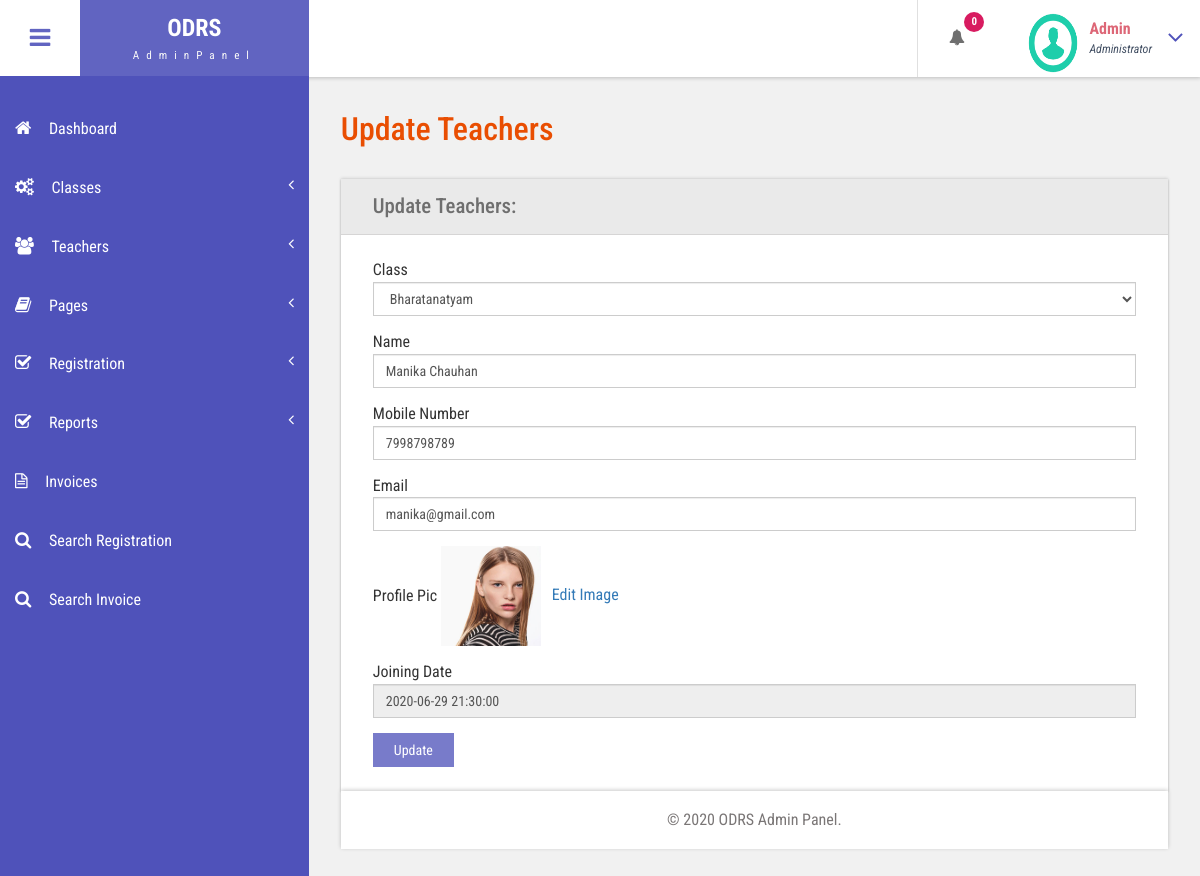
The page /odrs/admin/edit-teachers-details.php?editid=1 (signed in) on the database its author committed.
### tables this page shows
CREATE TABLE `tblteachers` (
  `ID` int(10) NOT NULL,
  `Classid` int(5) DEFAULT NULL,
  `Name` varchar(200) DEFAULT NULL,
  `MobileNumber` bigint(10) DEFAULT NULL,
  `Email` varchar(200) DEFAULT NULL,
  `ProfilePic` varchar(200) DEFAULT NULL,
  `JoiningDate` timestamp NULL DEFAULT current_timestamp()
);

CREATE TABLE `tblclasses` (
  `ID` int(10) NOT NULL,
  `ClassName` varchar(200) DEFAULT NULL,
  `DanceImage` varchar(200) DEFAULT NULL,
  `ClassDesc` mediumtext DEFAULT NULL,
  `Cost` decimal(10,2) DEFAULT NULL,
  `CreationDate` timestamp NULL DEFAULT current_timestamp()
);

### odrs/admin/edit-teachers-details.php (the view, shortened to what this page needs)
<?php
include('includes/dbconnection.php');
if (strlen($_SESSION['odrsaid']==0)) {
  header('location:logout.php');
  } else{
  ?>
<!DOCTYPE HTML>
<html>
<head>
<link href="css/bootstrap.css" rel='stylesheet' type='text/css' />
<link href="css/style.css" rel='stylesheet' type='text/css' />
<link href="css/font-awesome.css" rel="stylesheet">
<link href="css/animate.css" rel="stylesheet" type="text/css" media="all">
<link href="css/custom.css" rel="stylesheet">
</head>
<body class="cbp-spmenu-push">
	<div class="main-content">
		 <?php include_once('includes/sidebar.php');?>
	 <?php include_once('includes/header.php');?>
		<div id="page-wrapper">
			<div class="main-page">
				<div class="forms">
					<h3 class="title1">Update Teachers</h3>
					<div class="form-grids row widget-shadow" data-example-id="basic-forms">
						<div class="form-title">
							<h4>Update Teachers:</h4>
						</div>
						<div class="form-body">
							<form method="post" enctype="multipart/form-data">
								<?php
								$tid=$_GET['editid'];
$ret=mysqli_query($con,"select tblclasses.ID as cid,tblclasses.ClassName,tblteachers.Name,tblteachers.MobileNumber,tblteachers.Email, tblteachers.ID as tid,tblteachers.Classid,tblteachers.ProfilePic,tblteachers.JoiningDate from  tblclasses join tblteachers on tblclasses.ID=tblteachers.Classid where tblteachers.ID='$tid'");
while ($row=mysqli_fetch_array($ret)) {
?>
								<p style="font-size:16px; color:red" align="center">
   <div class="form-group"> <label for="exampleInputEmail1">Class</label> <select class="form-control" id="class" name="class" >
<option value="<?php  echo $row['Classid'];?>"><?php  echo $row['ClassName'];?></option>
   </select> </div>
							 <div class="form-group"> <label for="exampleInputEmail1">Name</label> <input type="text" class="form-control" id="name" name="name" value="<?php  echo $row['Name'];?>" required="true"> </div>
							 <div class="form-group"> <label for="exampleInputEmail1">Mobile Number</label> <input type="text" class="form-control" id="mobnum" name="mobnum" value="<?php  echo $row['MobileNumber'];?>" required="true" maxlength="10" pattern="[0-9]+"> </div>
							 <div class="form-group"> <label for="exampleInputPassword1">Email</label> <input type="email" id="email" name="email" class="form-control" value="<?php  echo $row['Email'];?>" required="true"> </div>
							<div class="form-group"> <label for="exampleInputPassword1">Profile Pic</label> <img src="images/<?php  echo $row['ProfilePic'];?>" width="100" height="100"> <a href="changeimage1.php?editid=<?php echo $row['tid'];?>"> &nbsp; Edit Image</a> </div>
							<div class="form-group"> <label for="exampleInputPassword1">Joining Date</label> <input type="text" class="form-control" value="<?php  echo $row['JoiningDate'];?>" readonly="true"> </div>
							<?php
}?>
							  <button type="submit" name="submit" class="btn btn-default">Update</button> </form>
						</div>
					</div>
			</div>
		</div>
		 <?php include_once('includes/footer.php');?>
	</div>
</body>
</html>
<?php } ?>

### odrs/admin/includes/header.php (shortened to what this page needs)
<div class="sticky-header header-section ">
      <div class="header-left">
        <button id="showLeftPush"><i class="fa fa-bars"></i></button>
        <div class="logo">
          <a href="index.html">
            <h1>ODRS</h1>
            <span>AdminPanel</span>
          </a>
        </div>
      </div>
      <div class="header-right">
        <div class="profile_details_left">
          <ul class="nofitications-dropdown">
            <?php
$ret1=mysqli_query($con,"select * from  tblregistration where Status is null");
$num=mysqli_num_rows($ret1);
?>
            <li class="dropdown head-dpdn">
              <a href="#" class="dropdown-toggle" data-toggle="dropdown" aria-expanded="false"><i class="fa fa-bell"></i><span class="badge blue"><?php echo $num;?></span></a>
            </li>
          </ul>
          <div class="clearfix"> </div>
        </div>
        <div class="profile_details">
        <?php
$adid=$_SESSION['odrsaid'];
$ret=mysqli_query($con,"select AdminName from tbladmin where ID='$adid'");
$row=mysqli_fetch_array($ret);
$name=$row['AdminName'];
?>
          <ul>
            <li class="dropdown profile_details_drop">
              <a href="#" class="dropdown-toggle" data-toggle="dropdown" aria-expanded="false">
                <div class="profile_img">
                  <span class="prfil-img"><img src="images/download (1).png" alt="" width="50" height="60"> </span>
                  <div class="user-name">
                    <p><?php echo $name; ?></p>
                    <span>Administrator</span>
                  </div>
                  <i class="fa fa-angle-down lnr"></i>
                  <div class="clearfix"></div>
                </div>
              </a>
            </li>
          </ul>
        </div>
      </div>
      <div class="clearfix"> </div>
    </div>

### odrs/admin/css/style.css (style rules this page uses)
h4, h5, h6, h1, h2, h3 { margin: 0; }
ul, ol { margin: 0; }
p { margin: 0; }
html, body { font-family: 'Roboto Condensed', sans-serif; font-size: 100%; overflow-x: hidden; background: #fff; }
body a { transition: 0.5s all ease; -webkit-transition: 0.5s all ease; -moz-transition: 0.5s all ease; -o-transition: 0.5s all ease; -ms-transition: 0.5s all ease; text-decoration:none; }
h1,h2,h3,h4,h5,h6 { margin:0; }
p { margin:0; }
ul,label { margin:0; padding:0; }
.main-content { position: relative; }
.sticky-header { position: fixed; top: 0; left:0px; width: 100%; z-index: 100; }
.header-section { background:#FFF; box-shadow: 1px 1px 4px rgba(0, 0, 0, 0.21); -webkit-box-shadow: 1px 1px 4px rgba(0, 0, 0, 0.21); -moz-box-shadow: 1px 1px 4px rgba(0, 0, 0, 0.21); -o-box-shadow: 1px 1px 4px rgba(0, 0, 0, 0.21); }
.header-section::after { clear: both; display: block; content: ''; }
.header-left { float: left; width: 45%; }
.header-right { float: right; }
button#showLeftPush { font-size: 1.5em; width: 80px; padding: 0.87em 0; text-align: center; cursor: pointer; float: left; color: #6F6F6F; -moz-transition: all 0.2s ease-out 0s; -webkit-transition: all 0.2s ease-out 0s; transition: all 0.2s ease-out 0s; border: none; background-color: #fff; outline:none; }
.cbp-spmenu-push { overflow-x: hidden; position: relative; }
.cbp-spmenu, .cbp-spmenu-push { -webkit-transition: all 0.3s ease; -moz-transition: all 0.3s ease; transition: all 0.3s ease; }
.cbp-spmenu-push div#page-wrapper { margin: 0 0 0 19.3em; transition:.5s all; -webkit-transition:.5s all; -moz-transition:.5s all; }
.fa { display: inline-block; font-family: FontAwesome; font-style: normal; font-weight: normal; line-height: 1; -webkit-font-smoothing: antialiased; -moz-osx-font-smoothing: grayscale; }
.logo { background: #6164C1; text-align: center; float: left; }
.logo a { padding: 0.9em 3.3em .7em; display: block; text-decoration: none; }
.logo a h1 { color: #fff; font-size: 1.5em; line-height: 1.2em; font-weight: 700; }
.logo a span { color: #F8F8F8; font-size: .7em; text-align: center; letter-spacing: 7px; }
.profile_details_left { float: left; }
li.dropdown.head-dpdn { display: inline-block; padding: 1.7em 0; border-left: 1px solid #E0E0E0; float: left; }
li.dropdown.head-dpdn a.dropdown-toggle { padding: 1.7em 2em; }
i.fa.fa-bell { color:#6F6F6F; }
.header-right span.badge { font-size: 11px; font-weight: bold; color: #FFF; background: #8BC34A; line-height: 15px; width: 20px; height: 20px; border-radius: 2em; -webkit-border-radius: 2em; -moz-border-radius: 2em; -o-border-radius: 2em; text-align: center; display: inline-block; position: absolute; top: 16%; padding: 2px 0 0; }
.header-right span.blue { background-color:#D81B60; }
.profile_details { float: right; }
.profile_details_drop a.dropdown-toggle { display:block; padding: 0.8em 3em 0 2em; }
.profile_img span.prfil-img { float:left; }
.user-name { float:left; margin-top:8px; margin-left:11px; height:35px; }
.profile_details ul li { list-style-type:none; position:relative; }
.profile_details li a i.fa.lnr { position: absolute; top: 34%; right: 8%; color: #4F52BA; font-size: 1.6em; }
.user-name p { font-size:1em; color:#DD6777; line-height:1em; font-weight:700; }
.user-name span { font-size: .75em; font-style: italic; color: #424f63; font-weight: normal; margin-top: .3em; }
.charts,.row { margin: 2em 0 0; }
.widget-shadow { background-color: #fff; box-shadow: 0 -1px 3px rgba(0,0,0,.12),0 1px 2px rgba(0,0,0,.24); -webkit-box-shadow: 0 -1px 3px rgba(0,0,0,.12),0 1px 2px rgba(0,0,0,.24); -moz-box-shadow: 0 -1px 3px rgba(0,0,0,.12),0 1px 2px rgba(0,0,0,.24); }
h3.title1 { font-size: 2em; color: #e94e02; margin-bottom: 0.8em; }
.forms h3.title1 { margin-bottom:0; }
.forms h4 { font-size: 1.3em; color: #6F6F6F; }
.form-title { padding: 1em 2em; background-color: #EAEAEA; border-bottom: 1px solid #D6D5D5; }
.form-body { padding: 1.5em 2em; }
.forms label { font-weight: 400; }
.form-control { border-radius: inherit; }
.forms button.btn.btn-default { background-color: rgba(97, 100, 193, 0.85); color: #fff; padding: .5em 1.5em; border: none; outline:none; border-radius: inherit; }

### odrs/admin/css/custom.css (style rules this page uses)
#page-wrapper { padding:7em 2em 2.5em; background-color: #F1F1F1; }

### rows shown on the page
tblteachers: class "Bharatanatyam", name "Manika Chauhan", mobnum "7998798789", email "manika@gmail.com", ProfilePic (picture), JoiningDate "2020-06-29 21:30:00"

### other values the page prints
$num "0"
$name "Admin"
